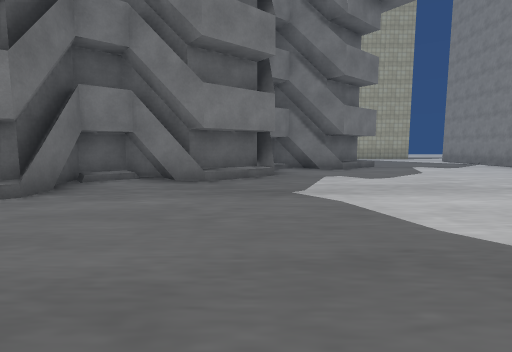
view 1 (above)

16 first-person views from a walk through a scene from a Unity 3-D project. The camera is 1.2 m above the floor, tilts 6° down and sees 85° across. The floor is counted in squares, 2 m on a side. Each view is taken from the middle of a square. On the plan, view 1 faces up. The plan holds only what a view shows up to about 9 squares ahead; the rest is blank. The place goes on beyond the plan. Some surface patterns are stand-ins.

view 2
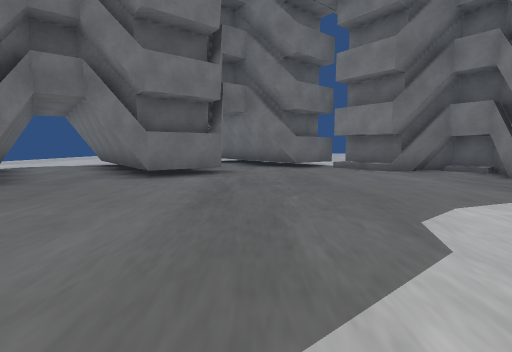

view 3
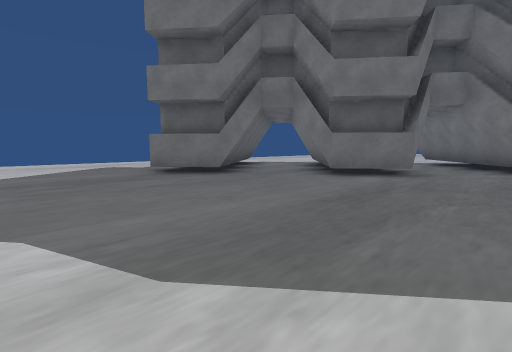

view 4
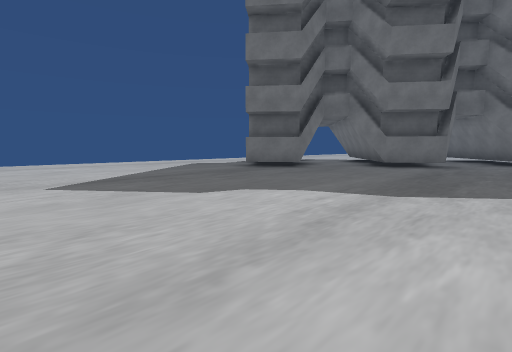

view 5
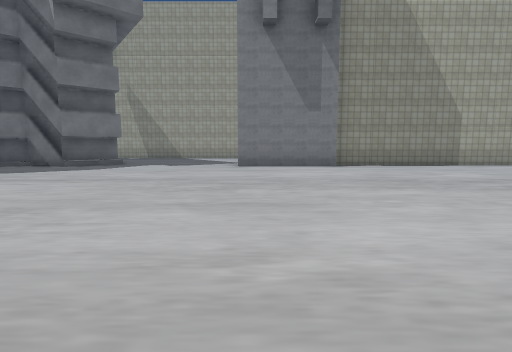

view 6
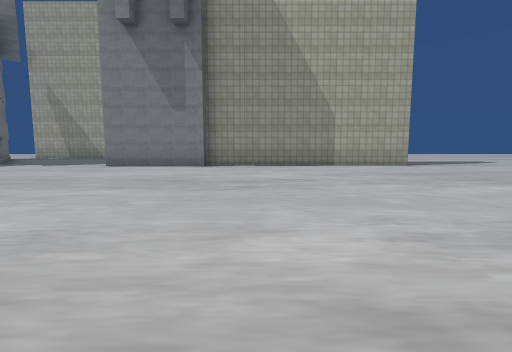

view 7
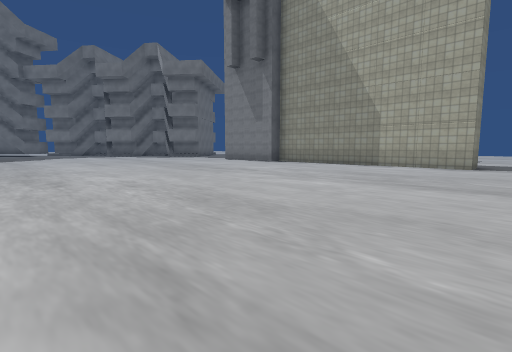

view 8
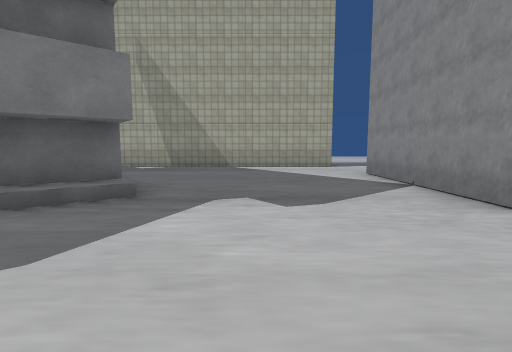

view 9
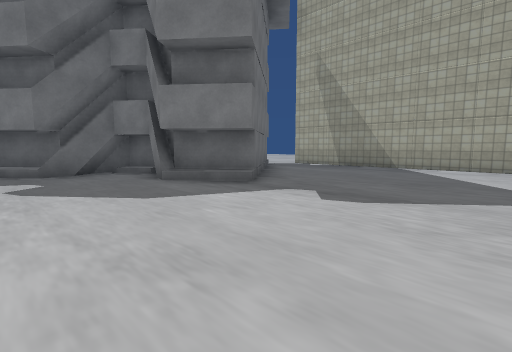

view 10
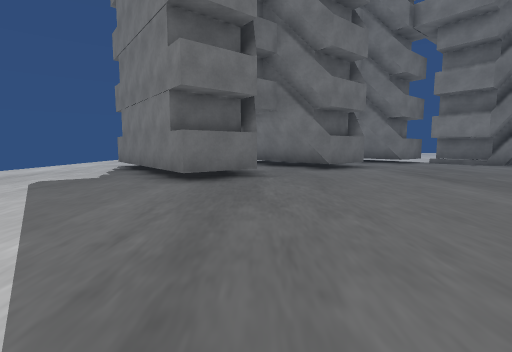

view 11
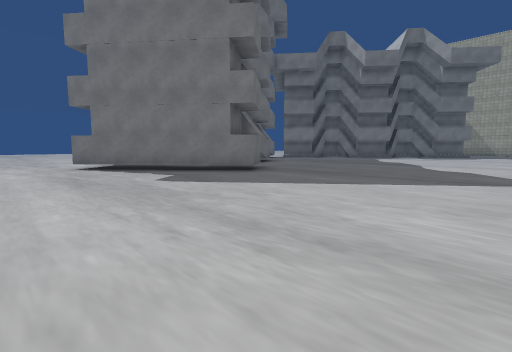

view 12
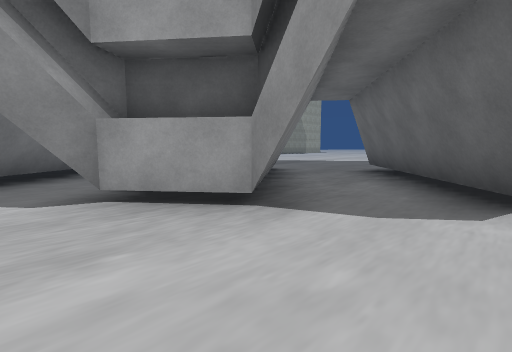

view 13
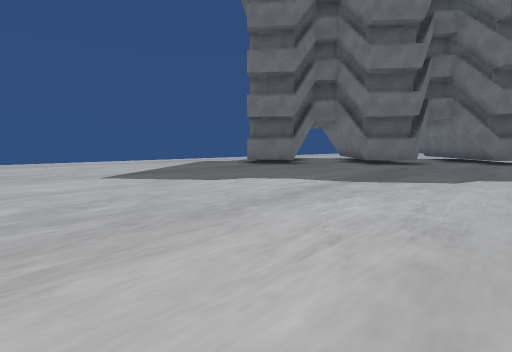

view 14
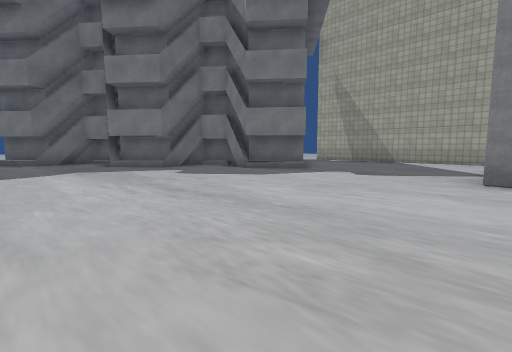

view 15
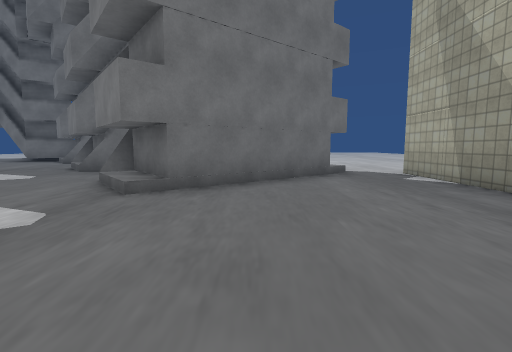

view 16
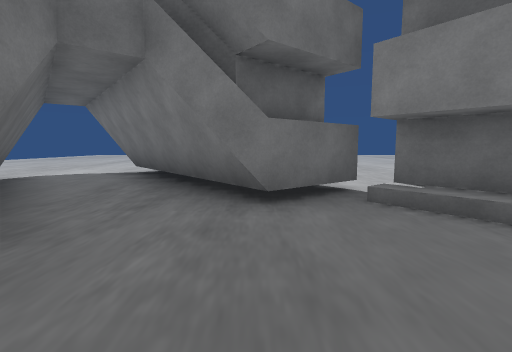

### Floor plan
Key: @ floor where view 1 was taken; # wall or solid block; . floor; B building.
Columns run from 10 left of view 1 to 19 right of it. Each row starts with its distance up from view 1.
 14         ...#######.
 13         ...........
 12           .........
 11           BB......#
 10             B.....#
  9             BB....#
  8           BBBB....#########...
  7           B...................
  6        BBBB...................
  5 ..     BBB...................
  4 .....  B.....................
  3    ...BB.....................
  2     .B.......................
  1      BB......................
  0     BB....@..................
 -1    BB..B.....................
 -2  ..B..BBB..........
 -3 .....B BB..........
 -4 ....BBBB..B........
 -5 .....B...BBB.......
 -6 .......BBBB........
 -7    ...BBBB.........
 -8       .B..........
 -9       ............
-10        ..........

Where each view was taken, in squares from view 1:
view 1: 0 up, 0 right, facing up
view 2: 0 up, 4 right, facing left
view 3: 1 up, 4 right, facing down-left
view 4: 1 up, 7 right, facing down-left
view 5: 1 down, 8 right, facing up
view 6: 1 down, 12 right, facing up
view 7: 1 down, 18 right, facing up-left
view 8: 5 up, 5 right, facing up
view 9: 5 up, 7 right, facing up-left
view 10: 4 down, 6 right, facing left
view 11: 10 down, 6 right, facing up-left
view 12: 7 down, 7 left, facing up-right
view 13: 2 up, 8 right, facing down-left
view 14: 2 up, 8 right, facing up-left
view 15: 10 up, 7 right, facing left
view 16: 1 up, 1 left, facing left
